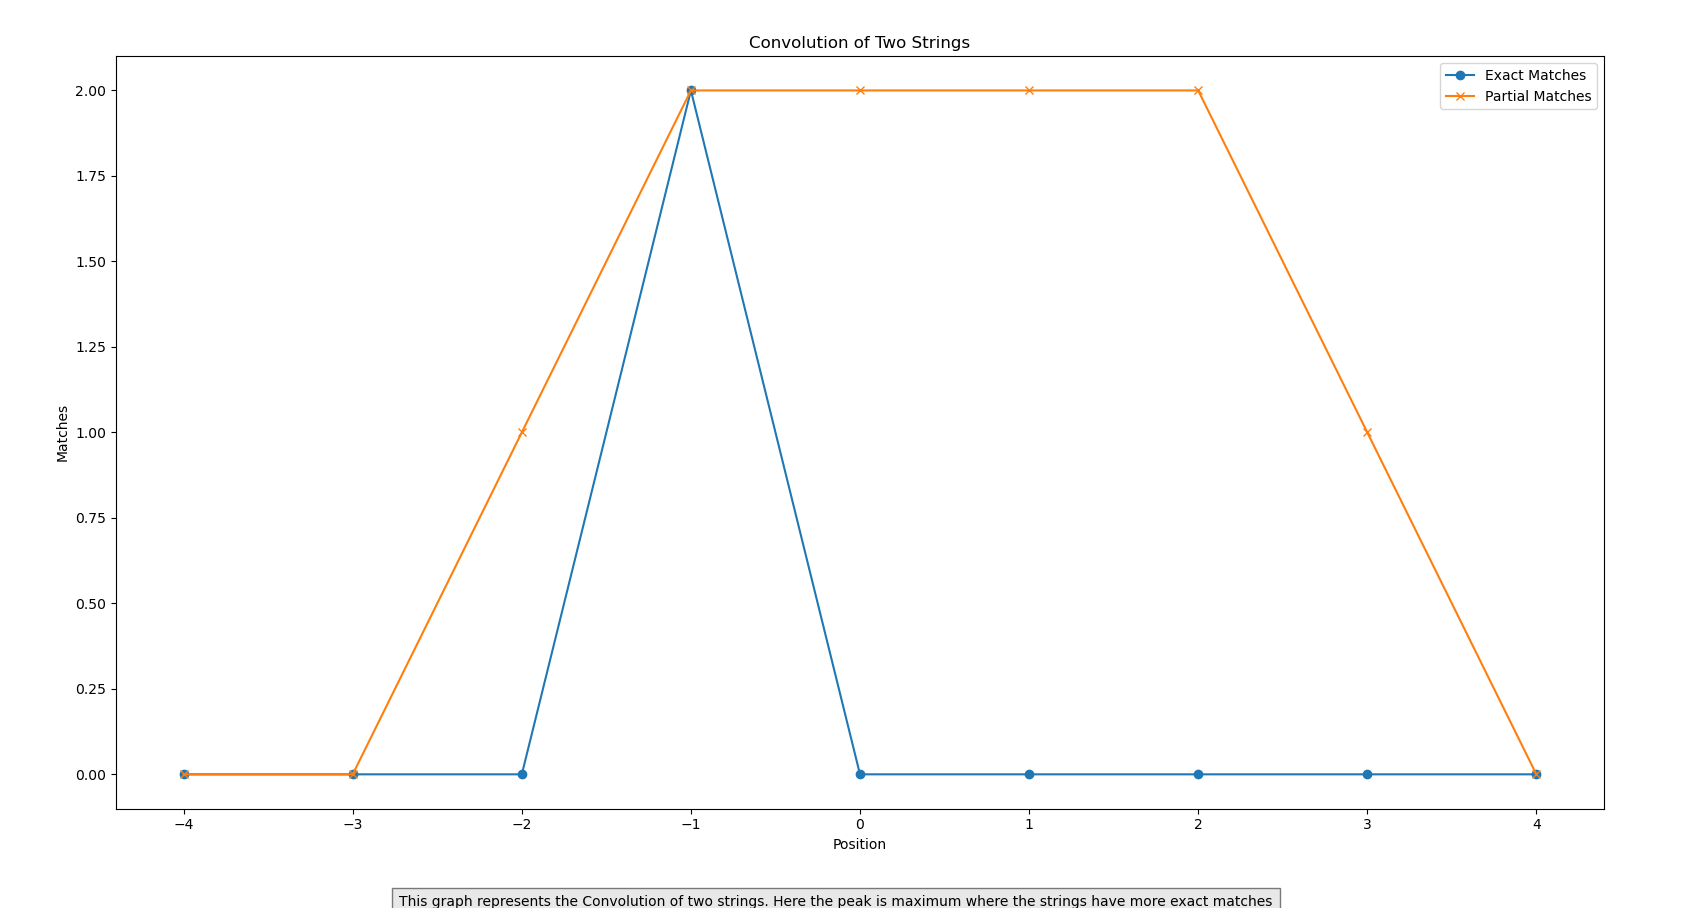

Source code (Python):
# Import the necessary modules or libraries
import matplotlib.pyplot as plt

# Function to perform convolution on two strings
def convolution(s1, s2):
    # Split the strings into lists of words
    s1 = list(s1.split())
    s2 = list(s2.split())
    
    # Initialize lists to store exact and partial matches
    exact = []
    partial = []

    # Loop over each element in the first string's list
    for i in range(len(s1)):
        e = 0  # Counter for exact matches
        p = 0  # Counter for partial matches
        j = i + 1
        while i != -1:
            # Create a reversed sublist of s2 up to the current position
            s3 = s2[0:j][::-1]
            # Check if the current word in s1 matches the corresponding word in the reversed s3
            if s1[len(s1)-1-i] == s3[i]:
                e += 1
            # Check if the current word in s2 is in s1
            if s2[i] in s1:
                p += 1
            i -= 1
        exact.append(e)
        partial.append(p)

    # Loop over the remaining elements in the first string's list
    for i in range(len(s1) - 1):
        e = 0  # Counter for exact matches
        p = 0  # Counter for partial matches
        while i < len(s1) - 1:
            # Check if the current word in s1 matches the next word in s2
            if s1[i] == s2[i + 1]:
                e += 1
            # Check if the next word in s2 is in s1
            if s2[i + 1] in s1:
                p += 1
            i += 1
        exact.append(e)
        partial.append(p)

    # Print the exact and partial match lists
    print(exact, partial)
    
    # Create a list of positions for plotting
    positions = list(range(-len(s1) + 1, len(s2)))
    print(positions)
    
    return positions, exact, partial

# Define two example strings
s1 = "he is a bad boy"
s2 = "I watch bad boy 2"

# Perform convolution on the two strings
positions, exact, partial = convolution(s1, s2)

# Plot the results
plt.plot(positions, exact, label='Exact Matches', marker='o')
plt.plot(positions, partial, label='Partial Matches', marker='x')
plt.xlabel('Position')
plt.ylabel('Matches')
plt.title('Convolution of Two Strings')
plt.figtext(0.5, 0.01, "This graph represents the Convolution of two strings. Here the peak is maximum where the strings have more exact matches", ha="center", fontsize=10, bbox={"facecolor":"lightgrey", "alpha":0.5, "pad":5})
plt.legend()
plt.show()
